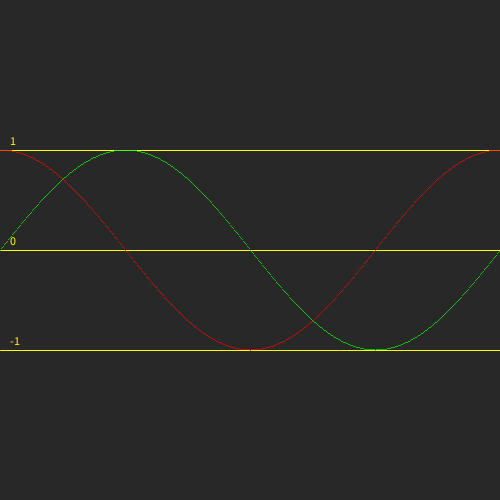
Frame 1 (no input)
Frame 60 (the mouse pressed at the canvas centre just before this capture): identical to frame 1, image omitted
Frame 120 (the mouse held since frame 60 and released just before this capture): identical to frame 1, image omitted

The Processing sketch that drew this single still picture (run headless with seeded random() and noise(); from frame 60 on, the mouse is pressed at the canvas centre):

// Processing sketch: sincosWave
// ── sincosWave.pde
float period = 500;
float increment = TWO_PI/period;
float amplitude =  100;

void setup()
{
  size(500, 500);
}

void draw()
{
  background(40);

  fill(255, 255, 0);  
  stroke(255, 255, 0);
  text("0", 10, height/2 - 5);
  text("1", 10, height/2 - 5 - amplitude);
  text("-1", 10, height/2 - 5 + amplitude);

  line(0, height/2, width, height/2);
  line(0, height/2 - amplitude, width, height/2 - amplitude);
  line(0, height/2 + amplitude, width, height/2 + amplitude);


  stroke(255, 0, 0);
  for (int i=0; i<period; i++)
  {
    float y = height/2 - cos(i*increment) * amplitude;
    float x = i * (width / period);

    point(x, y);
  }

  stroke(0, 255, 0);
  for (int i=0; i<period; i++)
  {
    float y = height/2 - sin(i*increment) * amplitude;
    float x = i * (width / period);

    point(x, y);
  }
}
